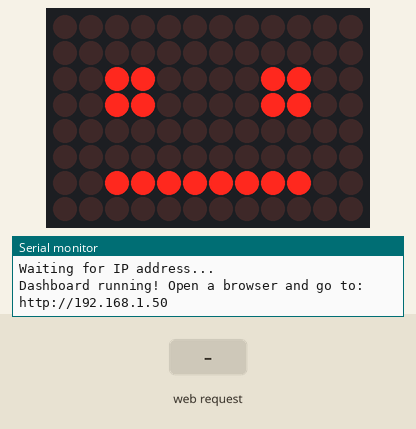
Recording of a sketch running on a simulated Arduino Uno R4 WiFi. On the bench: 12×8 LED matrix, the last lines printed to the serial monitor. The test bench sets the inputs (shaded band). WiFi joins after 1.5 s; servers stay silent unless stated.

Above: at 2.7 s.
2.8 s: HTTP request GET /api/stack received
At 3.2 s:
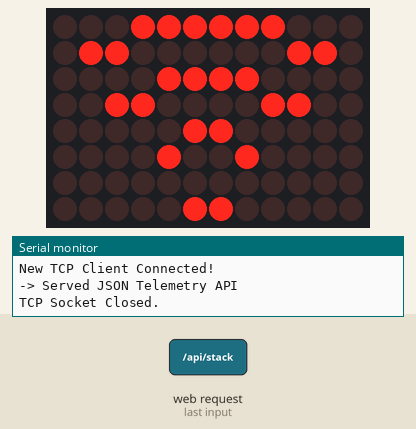
Timing chart, 0 to 5.8 s (numbered marks = the images above; inputs shaded):
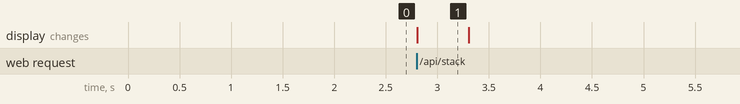

Measured:
- after the input at 2.8 s, the display: changes at once (image 1)
- what the display in image 1 shows lasts 0.5 s, from 2.8 s to 3.3 s

The sketch:

OSI_Network_Dashboard.ino
```cpp
#include <WiFiS3.h>
#include "Arduino_LED_Matrix.h"

/*
 * NOTE TO READERS:
 * Copy 'arduino_secrets_example.h', rename it to 'arduino_secrets.h',
 * and insert your own Wi-Fi credentials before compiling.
 */
#include "arduino_secrets.h"

char ssid[] = SECRET_SSID;
char pass[] = SECRET_PASS;
int status = WL_IDLE_STATUS;

WiFiServer server(80);
ArduinoLEDMatrix matrix;

// ===== LED Matrix Icons (Visual 2D Arrays) =====

// "Straight Face" - Idle State
byte iconIdle[8][12] = {
  { 0, 0, 0, 0, 0, 0, 0, 0, 0, 0, 0, 0 },
  { 0, 0, 0, 0, 0, 0, 0, 0, 0, 0, 0, 0 },
  { 0, 0, 1, 1, 0, 0, 0, 0, 1, 1, 0, 0 },
  { 0, 0, 1, 1, 0, 0, 0, 0, 1, 1, 0, 0 },
  { 0, 0, 0, 0, 0, 0, 0, 0, 0, 0, 0, 0 },
  { 0, 0, 0, 0, 0, 0, 0, 0, 0, 0, 0, 0 },
  { 0, 0, 1, 1, 1, 1, 1, 1, 1, 1, 0, 0 },
  { 0, 0, 0, 0, 0, 0, 0, 0, 0, 0, 0, 0 }
};

// "Wi-Fi Waves" - Active/Connected State
byte iconWiFi[8][12] = {
  { 0, 0, 0, 1, 1, 1, 1, 1, 1, 0, 0, 0 },
  { 0, 1, 1, 0, 0, 0, 0, 0, 0, 1, 1, 0 },
  { 0, 0, 0, 0, 1, 1, 1, 1, 0, 0, 0, 0 },
  { 0, 0, 1, 1, 0, 0, 0, 0, 1, 1, 0, 0 },
  { 0, 0, 0, 0, 0, 1, 1, 0, 0, 0, 0, 0 },
  { 0, 0, 0, 0, 1, 0, 0, 1, 0, 0, 0, 0 },
  { 0, 0, 0, 0, 0, 0, 0, 0, 0, 0, 0, 0 },
  { 0, 0, 0, 0, 0, 1, 1, 0, 0, 0, 0, 0 }
};

void setup() {
  Serial.begin(115200);
  while (!Serial) { ; }

  matrix.begin(); // Power up the LED matrix
  matrix.renderBitmap(iconIdle, 8, 12); // Display the straight face

  Serial.println("=================================");
  Serial.println(" OSI Network Dashboard - Phase 3 ");
  Serial.println("=================================");

  if (WiFi.status() == WL_NO_MODULE) {
    Serial.println("ERROR: WiFi module not found");
    while (true);
  }

  Serial.print("Connecting to: ");
  Serial.println(ssid);

  status = WiFi.begin(ssid, pass);
  int attempts = 0;
  while (status != WL_CONNECTED && attempts < 20) {
    delay(1000);
    Serial.print(".");
    status = WiFi.status();
    attempts++;
  }
  Serial.println();

  if (status == WL_CONNECTED) {
    Serial.println("Connected successfully!");

    Serial.print("Waiting for IP address...");
    while (WiFi.localIP() == IPAddress(0, 0, 0, 0)) {
      Serial.print(".");
      delay(500);
    }
    Serial.println();

    server.begin();
    Serial.print("Dashboard running! Open a browser and go to: http://");
    Serial.println(WiFi.localIP());
  } else {
    Serial.println("Failed to connect.");
  }
}

void loop() {
  WiFiClient client = server.available();

  if (client) {
    Serial.println("New TCP Client Connected!");
    matrix.renderBitmap(iconWiFi, 8, 12);

    String currentLine = "";
    String httpRequest = "";

    while (client.connected()) {
      if (client.available()) {
        char c = client.read();

        if (httpRequest.length() < 50) {
          httpRequest += c;
        }

        if (c == '\n') {
          if (currentLine.length() == 0) {

            if (httpRequest.indexOf("GET /api/stack") >= 0) {

              // Serve JSON (For Python/AI/Automation)
              client.println("HTTP/1.1 200 OK");
              client.println("Content-type: application/json");
              client.println("Connection: close");
              client.println();

              client.print("{");
              client.print("\"board\":\"Arduino UNO R4 WiFi\",");
              client.print("\"layer_1_rssi_dbm\":");
              client.print(WiFi.RSSI());
              client.print(",");
              client.print("\"layer_3_ip\":\"");
              client.print(WiFi.localIP());
              client.print("\"}");
              client.println();

              Serial.println("-> Served JSON Telemetry API");

            } else {

              // Serve HTML Dashboard
              client.println("HTTP/1.1 200 OK");
              client.println("Content-type:text/html");
              client.println("Connection: close");
              client.println();

              client.println("<!DOCTYPE HTML><html>");
              client.println("<head><title>OSI Telemetry Node</title></head>");
              client.println("<body style='font-family: Arial; margin: 40px; background: #1e1e1e; color: #fff;'>");

              client.println("<h2 style='color: #4CAF50;'>Live OSI Network Dashboard</h2>");
              client.println("<div style='background: #2d2d2d; padding: 20px; border-radius: 8px; border: 1px solid #444;'>");

              client.print("<p><b>Layer 1 (Physical)</b><br>RSSI: ");
              client.print(WiFi.RSSI());
              client.println(" dBm</p>");

              byte mac[6];
              WiFi.macAddress(mac);
              client.print("<p><b>Layer 2 (Data Link)</b><br>MAC Address: ");
              for (int i = 0; i < 6; i++) {
                if (mac[i] < 16) client.print("0");
                client.print(mac[i], HEX);
                if (i < 5) client.print(":");
              }
              client.println("</p>");

              client.print("<p><b>Layer 3 (Network)</b><br>IP Address: ");
              client.print(WiFi.localIP());
              client.print("<br>Gateway: ");
              client.print(WiFi.gatewayIP());
              client.println("</p>");

              client.println("<p><b>Layer 4 (Transport)</b><br>Protocol: TCP | Port: 80</p>");

              client.println("<hr style='border-color: #444; margin-top: 20px;'>");
              client.println("<a href='/api/stack' style='display:inline-block; margin-top:10px; padding:10px 15px; background:#4CAF50; color:#fff; text-decoration:none; border-radius:5px;'>Test JSON API Endpoint</a>");

              client.println("</div></body></html>");
              client.println();

              Serial.println("-> Served HTML Dashboard");
            }
            break;
          } else {
            currentLine = "";
          }
        } else if (c != '\r') {
          currentLine += c;
        }
      }
    }
    client.stop();
    Serial.println("TCP Socket Closed.");
    delay(500);
    matrix.renderBitmap(iconIdle, 8, 12); // Return to idle face
  }
}
```

arduino_secrets_example.h
```cpp
#define SECRET_SSID "YourWiFiName"
#define SECRET_PASS "YourWiFiPassword"
```
